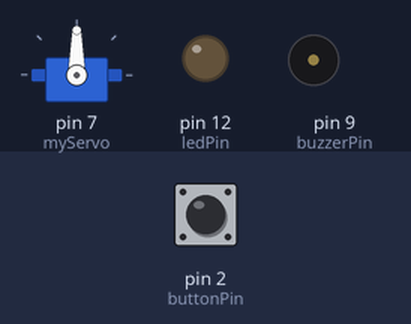
This sketch was run on a simulated Arduino Uno, built with avr-gcc and run on an emulated ATmega328P. Parts: servo, output pins drawn as LEDs (lit = HIGH), buzzer (waves = sounding). The inputs (shaded band) are chosen by the test bench; at power-on: pin 2 (buttonPin) LOW.

Above: at 1.2 s.
1.3 s: pin 2 (buttonPin) pulled HIGH for 0.15 s
At 2.1 s:
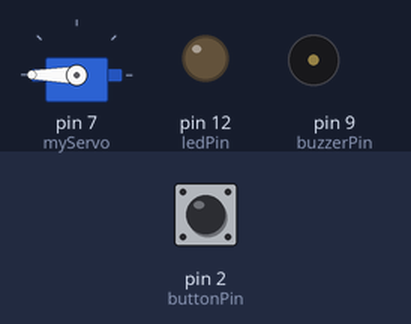
At 3.9 s:
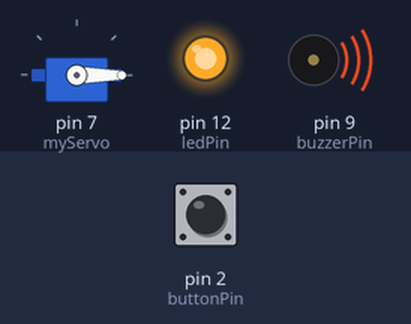
4.4 s: pin 2 (buttonPin) pulled HIGH for 3.2 s
At 13.8 s:
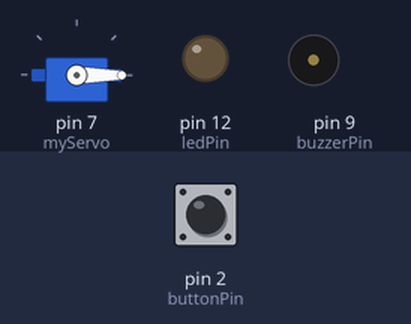
Timing chart, 0 to 15.1 s (numbered marks = the images above; inputs shaded):
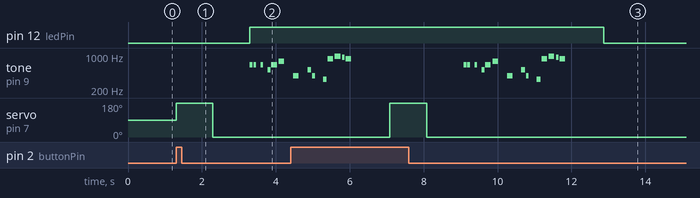

Measured:
- after the input at 1.3 s, pin 12 (ledPin): LOW → HIGH after 2.0 s; tone on pin 9 (buzzerPin): plays 659 Hz for 0.08 s, 659 Hz for 0.08 s, 659 Hz for 0.08 s, 523 Hz for 0.08 s, 659 Hz for 0.15 s, 784 Hz for 0.15 s, starting after 2.0 s; servo on pin 7 (myServo): 90° → 180° at once, → 0° 1.0 s later
- after the input at 4.4 s, pin 12 (ledPin): HIGH → LOW after 8.5 s instead of 2.7 s; servo on pin 7 (myServo): 0° → 180° after 2.7 s, → 0° 1.0 s later

The sketch:

1servo.ino
```cpp
#include <Servo.h>

Servo myServo;
const int buttonPin = 2;
const int ledPin = 12;
int buttonState = 0;
const int buzzerPin = 9;
void setup() {
   // initialize the LED pin as an output:
  pinMode(ledPin, OUTPUT);
  // put your setup code here, to run once:
  myServo.attach(7);
   pinMode(buttonPin, INPUT);
}

void loop() {
  // put your main code here, to run repeatedly:
  buttonState = digitalRead(buttonPin);
 if (buttonState == HIGH) {
  myServo.write(200);
  delay(1000);
  myServo.write(0);
  delay(1000);
  // turn LED on:
    digitalWrite(ledPin, HIGH);

PlayMelody();


 }else{
  // turn LED off:
    digitalWrite(ledPin, LOW);
 }
}
 /*
  Based on Tom Igoe's code
  http://www.arduino.cc/en/Tutorial/Tone
*/

#include "pitches.h"


// notes in the melody:
// use 0 for a rest
// put each measure on its own line
int melody[] = {
  NOTE_E5, NOTE_E5, 0, NOTE_E5, 0, NOTE_C5, NOTE_E5,
  NOTE_G5, 0, NOTE_G4, 0,
  NOTE_C5, NOTE_G4, 0, NOTE_E4,
  NOTE_A5, NOTE_B5, NOTE_AS5, NOTE_A5

};

// note durations: 1 = whole note, 4 = quarter note, 8 = eighth note, etc.:
// be sure each note or rest in the melody above has a corresponding duration below
// put each measure on its own line
int noteDurations[] = {
  8, 8, 8, 8, 8, 8, 4,
  4, 4, 4, 4,
  6, 8, 4, 6,
  4, 4, 8, 4
};

// set the tempo
// a tempo of 60 is one beat per second
// a tempo of 120 would be twice as fast
int beatsPerMinute = 100;

void PlayMelody() {
  // iterate over the notes of the melody:
  int len = sizeof(melody)/sizeof(melody[0]);
  for (int thisNote = 0; thisNote < len; thisNote++) {

    // to calculate the note duration, take one second divided by the note type.
    //e.g. quarter note = 1000 / 4, eighth note = 1000/8, etc.
    int noteDuration = static_cast<int>(1000 / noteDurations[thisNote] * 60 / beatsPerMinute);
    tone(buzzerPin, melody[thisNote], noteDuration);

    // to distinguish the notes, set a minimum time between them.
    // the note's duration + 30% seems to work well:
    int pauseBetweenNotes = noteDuration * 1.30;
    delay(pauseBetweenNotes);
    // stop the tone playing:
    noTone(buzzerPin);
  }
  // Pause before playing again
  delay(1000);
  /*************************************************
 * Public Constants
 *************************************************/
}
#define NOTE_B0  31
#define NOTE_C1  33
#define NOTE_CS1 35
#define NOTE_D1  37
#define NOTE_DS1 39
#define NOTE_E1  41
#define NOTE_F1  44
#define NOTE_FS1 46
#define NOTE_G1  49
#define NOTE_GS1 52
#define NOTE_A1  55
#define NOTE_AS1 58
#define NOTE_B1  62
#define NOTE_C2  65
#define NOTE_CS2 69
#define NOTE_D2  73
#define NOTE_DS2 78
#define NOTE_E2  82
#define NOTE_F2  87
#define NOTE_FS2 93
#define NOTE_G2  98
#define NOTE_GS2 104
#define NOTE_A2  110
#define NOTE_AS2 117
#define NOTE_B2  123
#define NOTE_C3  131
#define NOTE_CS3 139
#define NOTE_D3  147
#define NOTE_DS3 156
#define NOTE_E3  165
#define NOTE_F3  175
#define NOTE_FS3 185
#define NOTE_G3  196
#define NOTE_GS3 208
#define NOTE_A3  220
#define NOTE_AS3 233
#define NOTE_B3  247
#define NOTE_C4  262
#define NOTE_CS4 277
#define NOTE_D4  294
#define NOTE_DS4 311
#define NOTE_E4  330
#define NOTE_F4  349
#define NOTE_FS4 370
#define NOTE_G4  392
#define NOTE_GS4 415
#define NOTE_A4  440
#define NOTE_AS4 466
#define NOTE_B4  494
#define NOTE_C5  523
#define NOTE_CS5 554
#define NOTE_D5  587
#define NOTE_DS5 622
#define NOTE_E5  659
#define NOTE_F5  698
#define NOTE_FS5 740
#define NOTE_G5  784
#define NOTE_GS5 831
#define NOTE_A5  880
#define NOTE_AS5 932
#define NOTE_B5  988
#define NOTE_C6  1047
#define NOTE_CS6 1109
#define NOTE_D6  1175
#define NOTE_DS6 1245
#define NOTE_E6  1319
#define NOTE_F6  1397
#define NOTE_FS6 1480
#define NOTE_G6  1568
#define NOTE_GS6 1661
#define NOTE_A6  1760
#define NOTE_AS6 1865
#define NOTE_B6  1976
#define NOTE_C7  2093
#define NOTE_CS7 2217
#define NOTE_D7  2349
#define NOTE_DS7 2489
#define NOTE_E7  2637
#define NOTE_F7  2794
#define NOTE_FS7 2960
#define NOTE_G7  3136
#define NOTE_GS7 3322
#define NOTE_A7  3520
#define NOTE_AS7 3729
#define NOTE_B7  3951
#define NOTE_C8  4186
#define NOTE_CS8 4435
#define NOTE_D8  4699
#define NOTE_DS8 4978
```
